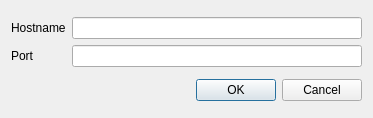
<?xml version="1.0" encoding="UTF-8"?>
<ui version="4.0">
 <class>StartServerDlg</class>
 <widget class="QDialog" name="StartServerDlg">
  <property name="geometry">
   <rect>
    <x>0</x>
    <y>0</y>
    <width>373</width>
    <height>118</height>
   </rect>
  </property>
  <property name="windowTitle">
   <string>Start Server</string>
  </property>
  <layout class="QVBoxLayout" name="verticalLayout">
   <item>
    <layout class="QGridLayout" name="gridLayout">
     <item row="1" column="0">
      <widget class="QLabel" name="label">
       <property name="text">
        <string>Port</string>
       </property>
      </widget>
     </item>
     <item row="1" column="1">
      <widget class="QLineEdit" name="PortLE"/>
     </item>
     <item row="0" column="0">
      <widget class="QLabel" name="label_2">
       <property name="text">
        <string>Hostname</string>
       </property>
      </widget>
     </item>
     <item row="0" column="1">
      <widget class="QLineEdit" name="HostnameLE"/>
     </item>
    </layout>
   </item>
   <item>
    <widget class="QDialogButtonBox" name="buttonBox">
     <property name="orientation">
      <enum>Qt::Horizontal</enum>
     </property>
     <property name="standardButtons">
      <set>QDialogButtonBox::Cancel|QDialogButtonBox::Ok</set>
     </property>
    </widget>
   </item>
  </layout>
 </widget>
 <tabstops>
  <tabstop>HostnameLE</tabstop>
  <tabstop>PortLE</tabstop>
  <tabstop>buttonBox</tabstop>
 </tabstops>
 <resources/>
 <connections>
  <connection>
   <sender>buttonBox</sender>
   <signal>accepted()</signal>
   <receiver>StartServerDlg</receiver>
   <slot>accept()</slot>
   <hints>
    <hint type="sourcelabel">
     <x>248</x>
     <y>254</y>
    </hint>
    <hint type="destinationlabel">
     <x>157</x>
     <y>274</y>
    </hint>
   </hints>
  </connection>
  <connection>
   <sender>buttonBox</sender>
   <signal>rejected()</signal>
   <receiver>StartServerDlg</receiver>
   <slot>reject()</slot>
   <hints>
    <hint type="sourcelabel">
     <x>316</x>
     <y>260</y>
    </hint>
    <hint type="destinationlabel">
     <x>286</x>
     <y>274</y>
    </hint>
   </hints>
  </connection>
 </connections>
</ui>
